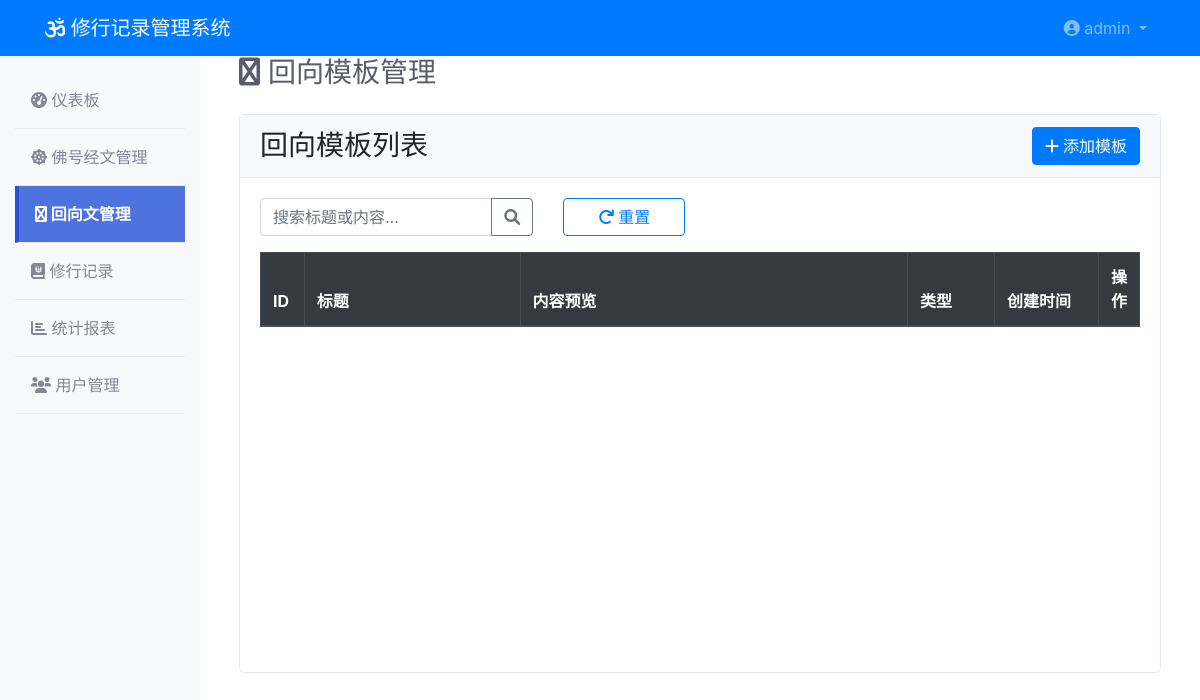
The page /dedication/ (signed in) on the database as committed earlier.
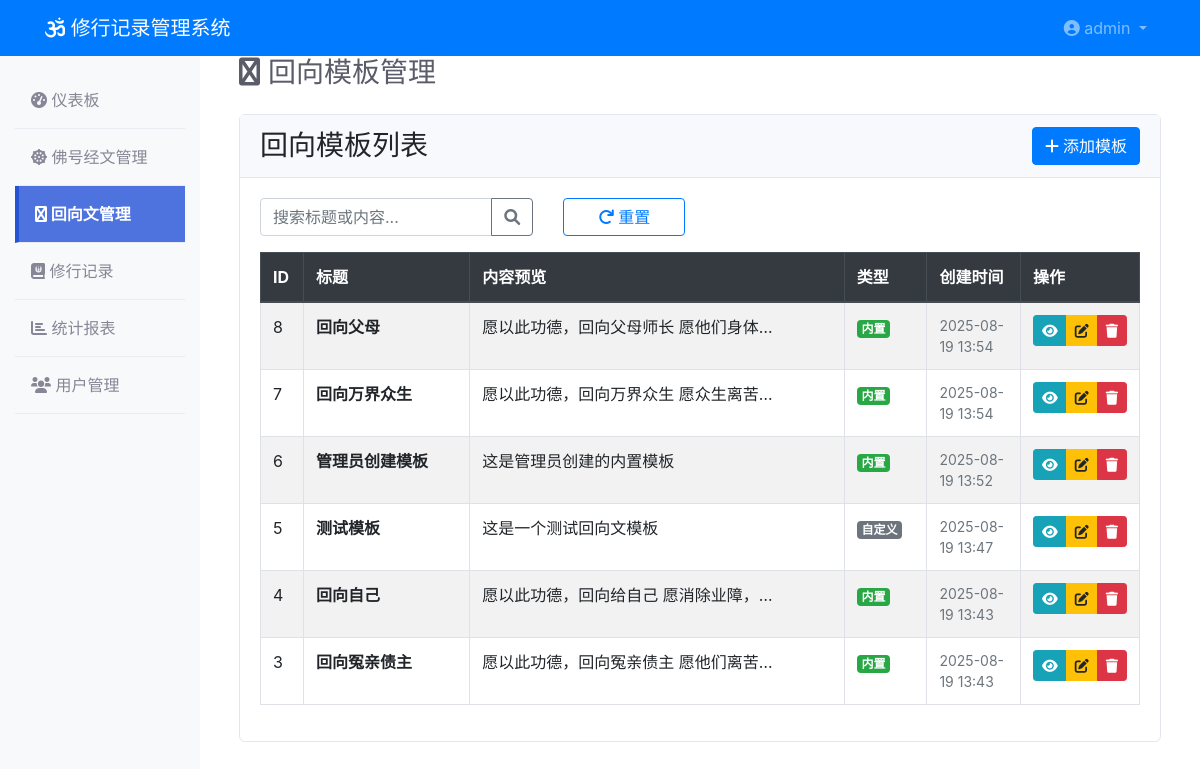
The same page on the database as committed later.
### models/user.py (models this page shows, shortened)
class AdminUser(UserMixin, db.Model):
    __tablename__ = 'admin_users'
    id = db.Column(db.Integer, primary_key=True)
    username = db.Column(db.String(80), unique=True, nullable=False)
    email = db.Column(db.String(120), unique=True, nullable=False)
    password_hash = db.Column(db.String(255), nullable=False)
    is_active = db.Column(db.Boolean, default=True)
    created_at = db.Column(db.DateTime, default=datetime.utcnow)
    last_login = db.Column(db.DateTime)

### models/dedication_template.py (models this page shows, shortened)
class DedicationTemplate(db.Model):
    __tablename__ = 'dedication_templates'
    id = db.Column(db.Integer, primary_key=True)
    title = db.Column(db.String(200), nullable=False)
    content = db.Column(db.Text, nullable=False)
    is_built_in = db.Column(db.Boolean, default=False)  # 是否为内置模板
    created_at = db.Column(db.DateTime, default=datetime.utcnow)
    updated_at = db.Column(db.DateTime, default=datetime.utcnow, onupdate=datetime.utcnow)

### routes/dedication.py (the view, shortened to what this page needs)
@dedication_bp.route('/')
@login_required
def index():
    search = request.args.get('search', '').strip()
    page = request.args.get('page', 1, type=int)
    per_page = 20
    query = DedicationTemplate.query
    templates = query.order_by(DedicationTemplate.created_at.desc()).paginate(
        page=page, per_page=per_page, error_out=False
    )
    return render_template('dedication/index.html',
                         templates=templates.items,
                         pagination=templates,
                         search=search)

### utils/db_monitor.py (called while the page is built)
def init_db_monitoring(app):
    @app.before_request
    def before_request():
        if not DatabaseMonitor.check_health():
            logger.warning("数据库连接异常，尝试重新连接")
            DatabaseMonitor.cleanup_connections()
    @app.after_request
    def after_request(response):
        try:
            db.session.remove()
        except Exception as e:
            logger.error(f"清理session失败: {e}")
        return response
    @app.teardown_appcontext
    def shutdown_session(exception=None):
        try:
            db.session.remove()
        except Exception as e:
            logger.error(f"teardown session失败: {e}")

    @staticmethod
    def check_health():
        try:
            result = db.session.execute(text('SELECT 1'))
            return True
        except Exception as e:
            logger.error(f"数据库健康检查失败: {e}")
            return False

### templates/dedication/index.html (shortened to what this page needs)
{% extends "base.html" %}
{% block content %}
<div class="container-fluid">
    <div class="d-sm-flex align-items-center justify-content-between mb-4">
        <h1 class="h3 mb-0 text-gray-800">
            <i class="fas fa-hands mr-2"></i>回向模板管理
        </h1>
    </div>
    <div class="row">
        <div class="col-12">
            <div class="card">
                <div class="card-header d-flex justify-content-between align-items-center">
                    <h3 class="card-title mb-0">回向模板列表</h3>
                    <button type="button" class="btn btn-primary" data-toggle="modal" data-target="#addTemplateModal">
                        <i class="fas fa-plus mr-1"></i>添加模板
                    </button>
                </div>
                <div class="card-body">
                    <div class="row mb-3">
                        <div class="col-md-4">
                            <div class="input-group">
                                <input type="text" class="form-control" id="searchInput" placeholder="搜索标题或内容...">
                                <div class="input-group-append">
                                    <button class="btn btn-outline-secondary" type="button" onclick="searchDedications()">
                                        <i class="fas fa-search"></i>
                                    </button>
                                </div>
                            </div>
                        </div>
                        <div class="col-md-2">
                            <button class="btn btn-outline-primary btn-block" onclick="resetSearch()">
                                <i class="fas fa-redo mr-1"></i>重置
                            </button>
                        </div>
                    </div>
                    <div class="table-responsive">
                        <table class="table table-bordered table-striped">
                            <thead class="thead-dark">
                                <tr>
                                    <th width="5%">ID</th>
                                    <th width="25%">标题</th>
                                    <th width="45%">内容预览</th>
                                    <th width="10%">类型</th>
                                    <th width="12%">创建时间</th>
                                    <th width="8%">操作</th>
                                </tr>
                            </thead>
                            <tbody>
                                {% for template in templates %}
                                <tr>
                                    <td>{{ template.id }}</td>
                                    <td><strong>{{ template.title }}</strong></td>
                                    <td>
                                        <span class="text-truncate" style="max-width: 300px; display: inline-block;" title="{{ template.content }}">
                                            {{ template.content[:80] }}{% if template.content|length > 80 %}...{% endif %}
                                        </span>
                                    </td>
                                    <td>
                                        {% if template.is_built_in %}
                                        <span class="badge badge-success">内置</span>
                                        {% else %}
                                        <span class="badge badge-secondary">自定义</span>
                                        {% endif %}
                                    </td>
                                    <td class="small text-muted">
                                        {{ template.created_at.strftime('%Y-%m-%d %H:%M') }}
                                    </td>
                                    <td>
                                        <div class="btn-group btn-group-sm">
                                            <button class="btn btn-info btn-sm" onclick="viewTemplate({{ template.id }})" title="查看">
                                                <i class="fas fa-eye"></i>
                                            </button>
                                            <button class="btn btn-warning btn-sm" onclick="editTemplate({{ template.id }})" title="编辑">
                                                <i class="fas fa-edit"></i>
                                            </button>
                                            <button class="btn btn-danger btn-sm" onclick="deleteTemplate({{ template.id }})" title="删除">
                                                <i class="fas fa-trash"></i>
                                            </button>
                                        </div>
                                    </td>
                                </tr>
                                {% endfor %}
                            </tbody>
                        </table>
                    </div>
                </div>
            </div>
        </div>
    </div>
</div>
{% endblock %}

### templates/base.html (shortened to what this page needs)
<!DOCTYPE html>
<html lang="zh-CN">
<head>
    <link href="https://cdn.jsdelivr.net/npm/bootstrap@4.6.2/dist/css/bootstrap.min.css" rel="stylesheet">
    <link href="{{ url_for('static', filename='css/fontawesome-fixed.css') }}" rel="stylesheet">
    <link href="https://cdn.datatables.net/1.11.5/css/dataTables.bootstrap4.min.css" rel="stylesheet">
</head>
<body>
    {% if current_user.is_authenticated %}
    <nav class="navbar navbar-expand-lg navbar-dark bg-primary">
        <div class="container">
            <a class="navbar-brand" href="{{ url_for('main.dashboard') }}">
                <i class="fas fa-om"></i> 修行记录管理系统
            </a>
            <div class="navbar-nav ml-auto">
                <div class="nav-item dropdown">
                    <a class="nav-link dropdown-toggle" href="#" id="navbarDropdown" role="button" data-toggle="dropdown">
                        <i class="fas fa-user-circle"></i> {{ current_user.username }}
                    </a>
                </div>
            </div>
        </div>
    </nav>
    <div class="container-fluid">
        <div class="row">
            <nav class="col-md-3 col-lg-2 d-md-block bg-light sidebar">
                <div class="pt-3">
                    <ul class="nav flex-column">
                        <li class="nav-item">
                            <a class="nav-link {{ 'active' if request.endpoint == 'main.dashboard' }}" href="{{ url_for('main.dashboard') }}">
                                <i class="fas fa-tachometer-alt"></i> 仪表板
                            </a>
                        </li>
                        <li class="nav-item">
                            <a class="nav-link {{ 'active' if request.endpoint and request.endpoint.startswith('chanting.') }}" href="{{ url_for('chanting.index') }}">
                                <i class="fas fa-dharmachakra"></i> 佛号经文管理
                            </a>
                        </li>
                        <li class="nav-item">
                            <a class="nav-link {{ 'active' if request.endpoint and request.endpoint.startswith('dedication.') }}" href="{{ url_for('dedication.index') }}">
                                <i class="fas fa-hands"></i> 回向文管理
                            </a>
                        </li>
                        <li class="nav-item">
                            <a class="nav-link {{ 'active' if request.endpoint and request.endpoint.startswith('records.') }}" href="{{ url_for('records.index') }}">
                                <i class="fas fa-journal-whills"></i> 修行记录
                            </a>
                        </li>
                        <li class="nav-item">
                            <a class="nav-link {{ 'active' if request.endpoint and request.endpoint.startswith('stats.') }}" href="{{ url_for('stats.index') }}">
                                <i class="fas fa-chart-bar"></i> 统计报表
                            </a>
                        </li>
                        <li class="nav-item">
                            <a class="nav-link {{ 'active' if request.endpoint and request.endpoint.startswith('users.') }}" href="{{ url_for('users.index') }}">
                                <i class="fas fa-users"></i> 用户管理
                            </a>
                        </li>
                    </ul>
                </div>
            </nav>
            <main class="col-md-9 ml-sm-auto col-lg-10 px-md-4">
                {% endif %}
                {% block content %}{% endblock %}
                {% if current_user.is_authenticated %}
            </main>
        </div>
    </div>
    {% endif %}
</body>
</html>

### templates/base.html (style rules this page uses)
.text-gray-800 { color: #5a5c69 !important; }
.sidebar { min-height: calc(100vh - 56px); background-color: #f8f9fc; }
.sidebar .nav-link { color: #858796; padding: 1rem; border-bottom: 1px solid #eaecf4; }
.sidebar .nav-link.active { color: #fff !important; background-color: #4e73df !important; border-left: 4px solid #2653d3; font-weight: bold; }
.card { border: 1px solid #e3e6f0; border-radius: 0.35rem; }
.card-header { background-color: #f8f9fc; border-bottom: 1px solid #e3e6f0; }
.table-responsive { min-height: 400px; }
.container-fluid { min-height: calc(100vh - 56px); }
main { min-height: calc(100vh - 56px); }

Rows that differ between the two databases and show on the page:
added DedicationTemplate: id "8", title "回向父母", content "愿以此功德，回向父母师长 愿他们身体…", is_built_in "内置", created_at "2025-08-19 13:54"
added DedicationTemplate: id "7", title "回向万界众生", content "愿以此功德，回向万界众生 愿众生离苦…", is_built_in "内置", created_at "2025-08-19 13:54"
added DedicationTemplate: id "6", title "管理员创建模板", content "这是管理员创建的内置模板", is_built_in "内置", created_at "2025-08-19 13:52"
added DedicationTemplate: id "5", title "测试模板", content "这是一个测试回向文模板", is_built_in "自定义", created_at "2025-08-19 13:47"
added DedicationTemplate: id "4", title "回向自己", content "愿以此功德，回向给自己 愿消除业障，…", is_built_in "内置", created_at "2025-08-19 13:43"
added DedicationTemplate: id "3", title "回向冤亲债主", content "愿以此功德，回向冤亲债主 愿他们离苦…", is_built_in "内置", created_at "2025-08-19 13:43"
